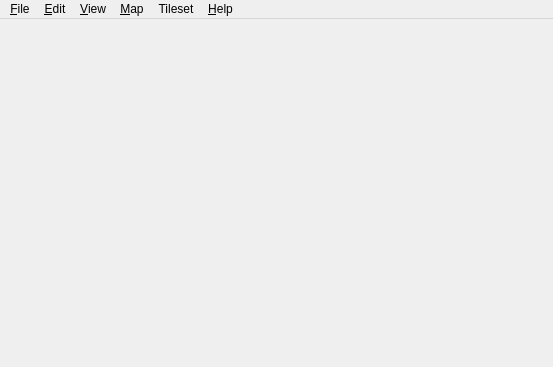
<?xml version="1.0" encoding="UTF-8"?>
<ui version="4.0">
 <class>MainWindow</class>
 <widget class="QMainWindow" name="MainWindow">
  <property name="geometry">
   <rect>
    <x>0</x>
    <y>0</y>
    <width>553</width>
    <height>367</height>
   </rect>
  </property>
  <property name="acceptDrops">
   <bool>true</bool>
  </property>
  <property name="dockOptions">
   <set>QMainWindow::AllowNestedDocks|QMainWindow::AllowTabbedDocks|QMainWindow::AnimatedDocks</set>
  </property>
  <property name="unifiedTitleAndToolBarOnMac">
   <bool>true</bool>
  </property>
  <widget class="QWidget" name="centralWidget">
   <layout class="QVBoxLayout" name="verticalLayout">
    <property name="leftMargin">
     <number>0</number>
    </property>
    <property name="topMargin">
     <number>0</number>
    </property>
    <property name="rightMargin">
     <number>0</number>
    </property>
    <property name="bottomMargin">
     <number>0</number>
    </property>
   </layout>
  </widget>
  <widget class="QMenuBar" name="menuBar">
   <property name="geometry">
    <rect>
     <x>0</x>
     <y>0</y>
     <width>553</width>
     <height>22</height>
    </rect>
   </property>
   <widget class="QMenu" name="menuFile">
    <property name="title">
     <string>&amp;File</string>
    </property>
    <widget class="QMenu" name="menuRecentFiles">
     <property name="title">
      <string>&amp;Recent Files</string>
     </property>
     <property name="icon">
      <iconset resource="tiled.qrc">
       <normaloff>:/images/16x16/document-open-recent.png</normaloff>:/images/16x16/document-open-recent.png</iconset>
     </property>
     <addaction name="actionClearRecentFiles"/>
    </widget>
    <widget class="QMenu" name="menuNew">
     <property name="title">
      <string>&amp;New</string>
     </property>
     <addaction name="actionNewMap"/>
     <addaction name="actionNewTileset"/>
    </widget>
    <widget class="QMenu" name="menuCommand">
     <property name="title">
      <string>Commands</string>
     </property>
     <addaction name="actionEditCommands"/>
    </widget>
    <addaction name="menuNew"/>
    <addaction name="actionOpen"/>
    <addaction name="menuRecentFiles"/>
    <addaction name="separator"/>
    <addaction name="actionSave"/>
    <addaction name="actionSaveAs"/>
    <addaction name="actionSaveAll"/>
    <addaction name="actionExport"/>
    <addaction name="actionExportAs"/>
    <addaction name="actionExportAsImage"/>
    <addaction name="actionReload"/>
    <addaction name="separator"/>
    <addaction name="menuCommand"/>
    <addaction name="separator"/>
    <addaction name="actionClose"/>
    <addaction name="actionCloseAll"/>
    <addaction name="actionQuit"/>
   </widget>
   <widget class="QMenu" name="menuEdit">
    <property name="title">
     <string>&amp;Edit</string>
    </property>
    <addaction name="actionCut"/>
    <addaction name="actionCopy"/>
    <addaction name="actionPaste"/>
    <addaction name="actionPasteInPlace"/>
    <addaction name="actionDelete"/>
    <addaction name="separator"/>
    <addaction name="actionPreferences"/>
   </widget>
   <widget class="QMenu" name="menuHelp">
    <property name="title">
     <string>&amp;Help</string>
    </property>
    <addaction name="actionDocumentation"/>
    <addaction name="separator"/>
    <addaction name="actionBecomePatron"/>
    <addaction name="actionAbout"/>
   </widget>
   <widget class="QMenu" name="menuMap">
    <property name="title">
     <string>&amp;Map</string>
    </property>
    <addaction name="actionAddExternalTileset"/>
    <addaction name="separator"/>
    <addaction name="actionResizeMap"/>
    <addaction name="actionOffsetMap"/>
    <addaction name="separator"/>
    <addaction name="actionAutoMap"/>
    <addaction name="actionAutoMapWhileDrawing"/>
    <addaction name="separator"/>
    <addaction name="actionMapProperties"/>
   </widget>
   <widget class="QMenu" name="menuView">
    <property name="title">
     <string>&amp;View</string>
    </property>
    <widget class="QMenu" name="menuShowObjectNames">
     <property name="title">
      <string>Show Object &amp;Names</string>
     </property>
     <addaction name="actionNoLabels"/>
     <addaction name="actionLabelsForSelectedObjects"/>
     <addaction name="actionLabelsForAllObjects"/>
     <addaction name="separator"/>
     <addaction name="actionLabelForHoveredObject"/>
    </widget>
    <widget class="QMenu" name="menuSnapping">
     <property name="title">
      <string>Snapping</string>
     </property>
     <addaction name="actionSnapNothing"/>
     <addaction name="actionSnapToGrid"/>
     <addaction name="actionSnapToFineGrid"/>
     <addaction name="actionSnapToPixels"/>
    </widget>
    <addaction name="actionShowGrid"/>
    <addaction name="actionShowTileObjectOutlines"/>
    <addaction name="menuShowObjectNames"/>
    <addaction name="actionShowTileAnimations"/>
    <addaction name="actionHighlightCurrentLayer"/>
    <addaction name="separator"/>
    <addaction name="menuSnapping"/>
    <addaction name="separator"/>
    <addaction name="actionZoomIn"/>
    <addaction name="actionZoomOut"/>
    <addaction name="actionZoomNormal"/>
    <addaction name="separator"/>
    <addaction name="actionFullScreen"/>
    <addaction name="actionClearView"/>
   </widget>
   <widget class="QMenu" name="menuTileset">
    <property name="title">
     <string>Tileset</string>
    </property>
    <addaction name="actionTilesetProperties"/>
   </widget>
   <addaction name="menuFile"/>
   <addaction name="menuEdit"/>
   <addaction name="menuView"/>
   <addaction name="menuMap"/>
   <addaction name="menuTileset"/>
   <addaction name="menuHelp"/>
  </widget>
  <action name="actionOpen">
   <property name="icon">
    <iconset resource="tiled.qrc">
     <normaloff>:/images/16x16/document-open.png</normaloff>:/images/16x16/document-open.png</iconset>
   </property>
   <property name="text">
    <string>&amp;Open...</string>
   </property>
  </action>
  <action name="actionSave">
   <property name="icon">
    <iconset resource="tiled.qrc">
     <normaloff>:/images/16x16/document-save.png</normaloff>:/images/16x16/document-save.png</iconset>
   </property>
   <property name="text">
    <string>&amp;Save</string>
   </property>
  </action>
  <action name="actionQuit">
   <property name="icon">
    <iconset resource="tiled.qrc">
     <normaloff>:/images/16x16/application-exit.png</normaloff>:/images/16x16/application-exit.png</iconset>
   </property>
   <property name="text">
    <string>&amp;Quit</string>
   </property>
   <property name="menuRole">
    <enum>QAction::QuitRole</enum>
   </property>
  </action>
  <action name="actionCopy">
   <property name="enabled">
    <bool>false</bool>
   </property>
   <property name="icon">
    <iconset resource="tiled.qrc">
     <normaloff>:/images/16x16/edit-copy.png</normaloff>:/images/16x16/edit-copy.png</iconset>
   </property>
   <property name="text">
    <string>&amp;Copy</string>
   </property>
  </action>
  <action name="actionPaste">
   <property name="enabled">
    <bool>false</bool>
   </property>
   <property name="icon">
    <iconset resource="tiled.qrc">
     <normaloff>:/images/16x16/edit-paste.png</normaloff>:/images/16x16/edit-paste.png</iconset>
   </property>
   <property name="text">
    <string>&amp;Paste</string>
   </property>
  </action>
  <action name="actionAbout">
   <property name="icon">
    <iconset resource="tiled.qrc">
     <normaloff>:/images/16x16/help-about.png</normaloff>:/images/16x16/help-about.png</iconset>
   </property>
   <property name="text">
    <string>&amp;About Tiled</string>
   </property>
   <property name="menuRole">
    <enum>QAction::AboutRole</enum>
   </property>
  </action>
  <action name="actionAboutQt">
   <property name="text">
    <string>About Qt</string>
   </property>
   <property name="menuRole">
    <enum>QAction::AboutQtRole</enum>
   </property>
  </action>
  <action name="actionResizeMap">
   <property name="icon">
    <iconset resource="tiled.qrc">
     <normaloff>:/images/16x16/document-page-setup.png</normaloff>:/images/16x16/document-page-setup.png</iconset>
   </property>
   <property name="text">
    <string>&amp;Resize Map...</string>
   </property>
  </action>
  <action name="actionMapProperties">
   <property name="icon">
    <iconset resource="tiled.qrc">
     <normaloff>:/images/16x16/document-properties.png</normaloff>:/images/16x16/document-properties.png</iconset>
   </property>
   <property name="text">
    <string>Map &amp;Properties...</string>
   </property>
  </action>
  <action name="actionAutoMap">
   <property name="text">
    <string>AutoMap</string>
   </property>
   <property name="shortcut">
    <string>A</string>
   </property>
  </action>
  <action name="actionShowGrid">
   <property name="checkable">
    <bool>true</bool>
   </property>
   <property name="text">
    <string>Show &amp;Grid</string>
   </property>
   <property name="shortcut">
    <string>Ctrl+G</string>
   </property>
  </action>
  <action name="actionSaveAs">
   <property name="icon">
    <iconset resource="tiled.qrc">
     <normaloff>:/images/16x16/document-save-as.png</normaloff>:/images/16x16/document-save-as.png</iconset>
   </property>
   <property name="text">
    <string>Save &amp;As...</string>
   </property>
   <property name="shortcut">
    <string>Ctrl+Alt+S</string>
   </property>
  </action>
  <action name="actionNewTileset">
   <property name="text">
    <string>New &amp;Tileset...</string>
   </property>
  </action>
  <action name="actionClose">
   <property name="icon">
    <iconset resource="tiled.qrc">
     <normaloff>:/images/16x16/window-close.png</normaloff>:/images/16x16/window-close.png</iconset>
   </property>
   <property name="text">
    <string>&amp;Close</string>
   </property>
  </action>
  <action name="actionZoomIn">
   <property name="icon">
    <iconset resource="tiled.qrc">
     <normaloff>:/images/16x16/zoom-in.png</normaloff>:/images/16x16/zoom-in.png</iconset>
   </property>
   <property name="text">
    <string>Zoom In</string>
   </property>
  </action>
  <action name="actionZoomOut">
   <property name="icon">
    <iconset resource="tiled.qrc">
     <normaloff>:/images/16x16/zoom-out.png</normaloff>:/images/16x16/zoom-out.png</iconset>
   </property>
   <property name="text">
    <string>Zoom Out</string>
   </property>
  </action>
  <action name="actionZoomNormal">
   <property name="enabled">
    <bool>false</bool>
   </property>
   <property name="icon">
    <iconset resource="tiled.qrc">
     <normaloff>:/images/16x16/zoom-original.png</normaloff>:/images/16x16/zoom-original.png</iconset>
   </property>
   <property name="text">
    <string>Normal Size</string>
   </property>
   <property name="shortcut">
    <string>Ctrl+0</string>
   </property>
  </action>
  <action name="actionExportAsImage">
   <property name="text">
    <string>Export As &amp;Image...</string>
   </property>
  </action>
  <action name="actionCut">
   <property name="enabled">
    <bool>false</bool>
   </property>
   <property name="icon">
    <iconset resource="tiled.qrc">
     <normaloff>:/images/16x16/edit-cut.png</normaloff>:/images/16x16/edit-cut.png</iconset>
   </property>
   <property name="text">
    <string>Cu&amp;t</string>
   </property>
  </action>
  <action name="actionOffsetMap">
   <property name="text">
    <string>&amp;Offset Map...</string>
   </property>
   <property name="toolTip">
    <string>Offsets everything in a layer</string>
   </property>
  </action>
  <action name="actionPreferences">
   <property name="text">
    <string>Pre&amp;ferences...</string>
   </property>
   <property name="menuRole">
    <enum>QAction::PreferencesRole</enum>
   </property>
  </action>
  <action name="actionClearRecentFiles">
   <property name="icon">
    <iconset resource="tiled.qrc">
     <normaloff>:/images/16x16/edit-clear.png</normaloff>:/images/16x16/edit-clear.png</iconset>
   </property>
   <property name="text">
    <string>Clear Recent Files</string>
   </property>
  </action>
  <action name="actionExportAs">
   <property name="text">
    <string>E&amp;xport As...</string>
   </property>
   <property name="shortcut">
    <string>Ctrl+Shift+E</string>
   </property>
  </action>
  <action name="actionAddExternalTileset">
   <property name="text">
    <string>&amp;Add External Tileset...</string>
   </property>
  </action>
  <action name="actionSnapToGrid">
   <property name="checkable">
    <bool>true</bool>
   </property>
   <property name="text">
    <string>&amp;Snap to Grid</string>
   </property>
  </action>
  <action name="actionCloseAll">
   <property name="text">
    <string>C&amp;lose All</string>
   </property>
   <property name="shortcut">
    <string>Ctrl+Shift+W</string>
   </property>
  </action>
  <action name="actionDelete">
   <property name="enabled">
    <bool>false</bool>
   </property>
   <property name="icon">
    <iconset resource="tiled.qrc">
     <normaloff>:/images/16x16/edit-delete.png</normaloff>:/images/16x16/edit-delete.png</iconset>
   </property>
   <property name="text">
    <string>&amp;Delete</string>
   </property>
   <property name="iconText">
    <string>Delete</string>
   </property>
  </action>
  <action name="actionHighlightCurrentLayer">
   <property name="checkable">
    <bool>true</bool>
   </property>
   <property name="text">
    <string>&amp;Highlight Current Layer</string>
   </property>
   <property name="shortcut">
    <string>H</string>
   </property>
  </action>
  <action name="actionShowTileObjectOutlines">
   <property name="checkable">
    <bool>true</bool>
   </property>
   <property name="text">
    <string>Show Tile Object &amp;Outlines</string>
   </property>
  </action>
  <action name="actionSnapToFineGrid">
   <property name="checkable">
    <bool>true</bool>
   </property>
   <property name="text">
    <string>Snap to &amp;Fine Grid</string>
   </property>
  </action>
  <action name="actionShowTileAnimations">
   <property name="checkable">
    <bool>true</bool>
   </property>
   <property name="text">
    <string>Show Tile Animations</string>
   </property>
  </action>
  <action name="actionReload">
   <property name="text">
    <string>Reload</string>
   </property>
   <property name="shortcut">
    <string>Ctrl+R</string>
   </property>
  </action>
  <action name="actionExport">
   <property name="text">
    <string>&amp;Export</string>
   </property>
   <property name="shortcut">
    <string>Ctrl+E</string>
   </property>
  </action>
  <action name="actionBecomePatron">
   <property name="text">
    <string>Become a Patron</string>
   </property>
  </action>
  <action name="actionSaveAll">
   <property name="text">
    <string>Save All</string>
   </property>
   <property name="shortcut">
    <string>Ctrl+Shift+S</string>
   </property>
  </action>
  <action name="actionDocumentation">
   <property name="text">
    <string>User Manual</string>
   </property>
  </action>
  <action name="actionNoLabels">
   <property name="checkable">
    <bool>true</bool>
   </property>
   <property name="text">
    <string>&amp;Never</string>
   </property>
  </action>
  <action name="actionLabelsForSelectedObjects">
   <property name="checkable">
    <bool>true</bool>
   </property>
   <property name="checked">
    <bool>true</bool>
   </property>
   <property name="text">
    <string>For &amp;Selected Objects</string>
   </property>
  </action>
  <action name="actionLabelsForAllObjects">
   <property name="checkable">
    <bool>true</bool>
   </property>
   <property name="text">
    <string>For &amp;All Objects</string>
   </property>
  </action>
  <action name="actionAutoMapWhileDrawing">
   <property name="checkable">
    <bool>true</bool>
   </property>
   <property name="text">
    <string>AutoMap While Drawing</string>
   </property>
  </action>
  <action name="actionNewMap">
   <property name="text">
    <string>New Map...</string>
   </property>
  </action>
  <action name="actionPasteInPlace">
   <property name="enabled">
    <bool>false</bool>
   </property>
   <property name="text">
    <string>Paste &amp;in Place</string>
   </property>
   <property name="shortcut">
    <string>Ctrl+Shift+V</string>
   </property>
  </action>
  <action name="actionFullScreen">
   <property name="checkable">
    <bool>true</bool>
   </property>
   <property name="text">
    <string>Full Screen</string>
   </property>
   <property name="shortcut">
    <string>F11</string>
   </property>
  </action>
  <action name="actionSnapToPixels">
   <property name="checkable">
    <bool>true</bool>
   </property>
   <property name="text">
    <string>Snap to &amp;Pixels</string>
   </property>
  </action>
  <action name="actionTilesetProperties">
   <property name="icon">
    <iconset resource="tiled.qrc">
     <normaloff>:/images/16x16/document-properties.png</normaloff>:/images/16x16/document-properties.png</iconset>
   </property>
   <property name="text">
    <string>Tileset &amp;Properties...</string>
   </property>
  </action>
  <action name="actionSnapNothing">
   <property name="checkable">
    <bool>true</bool>
   </property>
   <property name="checked">
    <bool>true</bool>
   </property>
   <property name="text">
    <string>No Snapping</string>
   </property>
  </action>
  <action name="actionEditCommands">
   <property name="icon">
    <iconset>
     <normalon>:/images/24x24/system-run.png</normalon>
    </iconset>
   </property>
   <property name="text">
    <string>Edit Commands...</string>
   </property>
  </action>
  <action name="actionClearView">
   <property name="checkable">
    <bool>true</bool>
   </property>
   <property name="text">
    <string>Clear View</string>
   </property>
   <property name="shortcut">
    <string>Tab</string>
   </property>
  </action>
  <action name="actionLabelForHoveredObject">
   <property name="checkable">
    <bool>true</bool>
   </property>
   <property name="text">
    <string>For Hovered Object</string>
   </property>
  </action>
  <action name="actionProut">
   <property name="text">
    <string>Prout</string>
   </property>
  </action>
 </widget>
 <layoutdefault spacing="6" margin="11"/>
 <resources>
  <include location="tiled.qrc"/>
 </resources>
 <connections/>
</ui>
